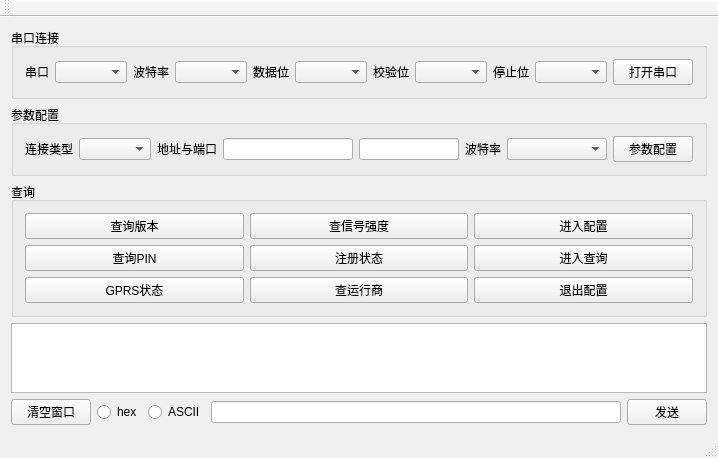
<?xml version="1.0" encoding="UTF-8"?>
<ui version="4.0">
 <class>MainWindow</class>
 <widget class="QMainWindow" name="MainWindow">
  <property name="geometry">
   <rect>
    <x>0</x>
    <y>0</y>
    <width>688</width>
    <height>428</height>
   </rect>
  </property>
  <property name="windowTitle">
   <string>GPRS-485</string>
  </property>
  <widget class="QWidget" name="centralWidget">
   <property name="enabled">
    <bool>true</bool>
   </property>
   <layout class="QVBoxLayout" name="verticalLayout">
    <item>
     <widget class="QGroupBox" name="groupBox">
      <property name="title">
       <string>串口连接</string>
      </property>
      <layout class="QVBoxLayout" name="verticalLayout_2">
       <item>
        <layout class="QHBoxLayout" name="horizontalLayout_3">
         <item>
          <widget class="QLabel" name="label_serial">
           <property name="text">
            <string>串口</string>
           </property>
          </widget>
         </item>
         <item>
          <widget class="QComboBox" name="comboBox_com"/>
         </item>
         <item>
          <widget class="QLabel" name="label_baud">
           <property name="mouseTracking">
            <bool>false</bool>
           </property>
           <property name="text">
            <string>波特率</string>
           </property>
          </widget>
         </item>
         <item>
          <widget class="QComboBox" name="comboBox_buad"/>
         </item>
         <item>
          <widget class="QLabel" name="label_byte">
           <property name="text">
            <string>数据位</string>
           </property>
          </widget>
         </item>
         <item>
          <widget class="QComboBox" name="comboBox_byte"/>
         </item>
         <item>
          <widget class="QLabel" name="label_check">
           <property name="text">
            <string>校验位</string>
           </property>
          </widget>
         </item>
         <item>
          <widget class="QComboBox" name="comboBox_check"/>
         </item>
         <item>
          <widget class="QLabel" name="label_stop">
           <property name="text">
            <string>停止位</string>
           </property>
          </widget>
         </item>
         <item>
          <widget class="QComboBox" name="comboBox_stop"/>
         </item>
         <item>
          <widget class="QPushButton" name="pushButton_open_serial">
           <property name="text">
            <string>打开串口</string>
           </property>
          </widget>
         </item>
        </layout>
       </item>
      </layout>
     </widget>
    </item>
    <item>
     <widget class="QGroupBox" name="groupBox_3">
      <property name="title">
       <string>参数配置</string>
      </property>
      <layout class="QVBoxLayout" name="verticalLayout_4">
       <item>
        <layout class="QHBoxLayout" name="horizontalLayout">
         <item>
          <widget class="QLabel" name="label_connet">
           <property name="text">
            <string>连接类型</string>
           </property>
          </widget>
         </item>
         <item>
          <widget class="QComboBox" name="comboBox_connet"/>
         </item>
         <item>
          <widget class="QLabel" name="label_IP_port">
           <property name="text">
            <string>地址与端口</string>
           </property>
          </widget>
         </item>
         <item>
          <widget class="QLineEdit" name="lineEdit_ip"/>
         </item>
         <item>
          <widget class="QLineEdit" name="lineEdit_port">
           <property name="minimumSize">
            <size>
             <width>50</width>
             <height>0</height>
            </size>
           </property>
           <property name="maximumSize">
            <size>
             <width>100</width>
             <height>16777215</height>
            </size>
           </property>
          </widget>
         </item>
         <item>
          <widget class="QLabel" name="label">
           <property name="text">
            <string>波特率</string>
           </property>
          </widget>
         </item>
         <item>
          <widget class="QComboBox" name="comboBox_baudw">
           <property name="minimumSize">
            <size>
             <width>100</width>
             <height>0</height>
            </size>
           </property>
          </widget>
         </item>
         <item>
          <widget class="QPushButton" name="pushButton_config_serial">
           <property name="text">
            <string>参数配置</string>
           </property>
          </widget>
         </item>
        </layout>
       </item>
      </layout>
     </widget>
    </item>
    <item>
     <widget class="QGroupBox" name="groupBox_2">
      <property name="title">
       <string>查询</string>
      </property>
      <layout class="QVBoxLayout" name="verticalLayout_3">
       <item>
        <layout class="QHBoxLayout" name="horizontalLayout_2">
         <item>
          <widget class="QPushButton" name="pushButton_version">
           <property name="text">
            <string>查询版本</string>
           </property>
          </widget>
         </item>
         <item>
          <widget class="QPushButton" name="pushButton_signal">
           <property name="text">
            <string>查信号强度</string>
           </property>
          </widget>
         </item>
         <item>
          <widget class="QPushButton" name="pushButton_in_config">
           <property name="text">
            <string>进入配置</string>
           </property>
          </widget>
         </item>
        </layout>
       </item>
       <item>
        <layout class="QHBoxLayout" name="horizontalLayout_5">
         <item>
          <widget class="QPushButton" name="pushButton_pin">
           <property name="text">
            <string>查询PIN</string>
           </property>
          </widget>
         </item>
         <item>
          <widget class="QPushButton" name="pushButton_creg">
           <property name="text">
            <string>注册状态</string>
           </property>
          </widget>
         </item>
         <item>
          <widget class="QPushButton" name="pushButton_in_check">
           <property name="text">
            <string>进入查询</string>
           </property>
          </widget>
         </item>
        </layout>
       </item>
       <item>
        <layout class="QHBoxLayout" name="horizontalLayout_4">
         <item>
          <widget class="QPushButton" name="pushButton_greg">
           <property name="text">
            <string>GPRS状态</string>
           </property>
          </widget>
         </item>
         <item>
          <widget class="QPushButton" name="pushButton_operator">
           <property name="text">
            <string>查运行商</string>
           </property>
          </widget>
         </item>
         <item>
          <widget class="QPushButton" name="pushButton_out_config">
           <property name="text">
            <string>退出配置</string>
           </property>
          </widget>
         </item>
        </layout>
       </item>
      </layout>
     </widget>
    </item>
    <item>
     <widget class="QTextBrowser" name="textBrowser"/>
    </item>
    <item>
     <layout class="QHBoxLayout" name="horizontalLayout_7">
      <item>
       <widget class="QPushButton" name="pushButton_clear">
        <property name="text">
         <string>清空窗口</string>
        </property>
       </widget>
      </item>
      <item>
       <widget class="QRadioButton" name="radioButton_hex">
        <property name="text">
         <string>hex</string>
        </property>
       </widget>
      </item>
      <item>
       <widget class="QRadioButton" name="radioButton_ascii">
        <property name="text">
         <string>ASCII</string>
        </property>
       </widget>
      </item>
      <item>
       <widget class="QLineEdit" name="lineEdit_send"/>
      </item>
      <item>
       <widget class="QPushButton" name="pushButton_send">
        <property name="text">
         <string>发送</string>
        </property>
       </widget>
      </item>
     </layout>
    </item>
   </layout>
  </widget>
  <widget class="QMenuBar" name="menuBar">
   <property name="geometry">
    <rect>
     <x>0</x>
     <y>0</y>
     <width>688</width>
     <height>23</height>
    </rect>
   </property>
  </widget>
  <widget class="QToolBar" name="mainToolBar">
   <attribute name="toolBarArea">
    <enum>TopToolBarArea</enum>
   </attribute>
   <attribute name="toolBarBreak">
    <bool>false</bool>
   </attribute>
  </widget>
  <widget class="QStatusBar" name="statusBar"/>
 </widget>
 <layoutdefault spacing="6" margin="11"/>
 <resources/>
 <connections/>
</ui>
